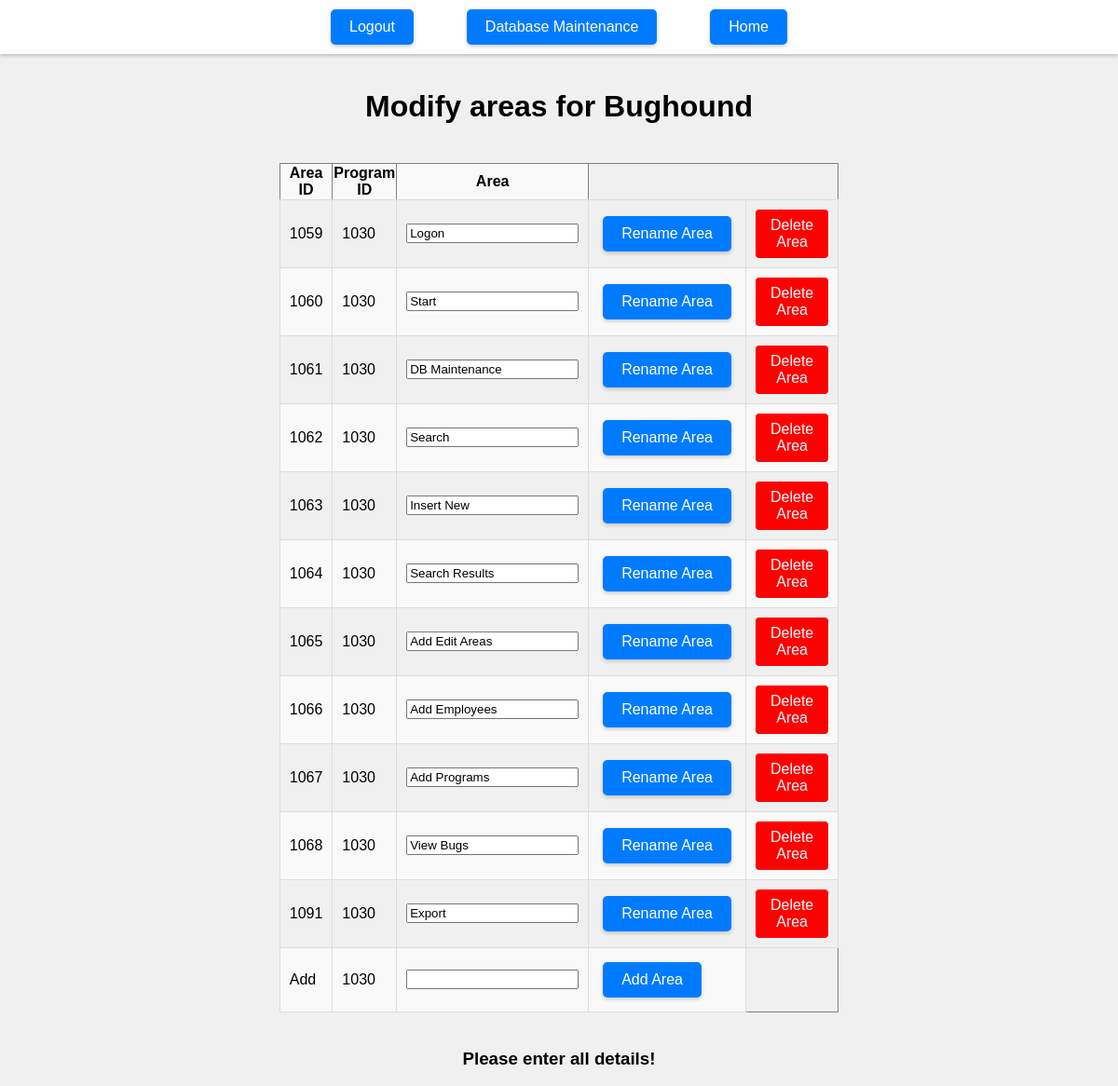
/add_update_area_program/1030/False (signed in), run on the app's committed database.
### tables this page shows
CREATE TABLE `programs` ( `prog_id` integer PRIMARY KEY AUTOINCREMENT, `program` varchar(32) NOT NULL, `program_release` varchar(32) NOT NULL, `program_version` varchar(32) NOT NULL);

CREATE TABLE `areas` ( `area_id` integer NOT NULL PRIMARY KEY AUTOINCREMENT, `prog_id` int(11) NOT NULL, `area` varchar(32) NOT NULL, FOREIGN KEY (`prog_id`) REFERENCES `programs` (`prog_id`) );

### app.py (the view)
@app.route("/add_update_area_program/<prog_id>/", defaults={'condition1': 'false'})
@app.route("/add_update_area_program/<prog_id>/<condition1>", methods=["GET"])
def add_update_area_program(prog_id,condition1=False):
    if "loggedin" not in session:
        return render_template("login.html")
    if request.method == "GET":
        db = get_db()
        cur = db.execute(f"select * from areas where prog_id='{prog_id}'")
        data = cur.fetchall()
        cur1 = db.execute(f"select program from programs where prog_id='{prog_id}'")
        name = cur1.fetchall()
        program_name = None
        if name:
            program_name = name[0][0]
        return render_template("update_area_id.html",data=data,prog_id=prog_id,name=program_name,condition1=condition1)

### app.py (called while the page is built)
def connect_db():
    sql = sqlite3.connect("/Users/ishanunnarkar/Desktop/Projects/Bug_Hound-Project-main/server/db/bughound.db")
    sql.row_factory = sqlite3.Row
    return sql

def get_db():
    if not hasattr(g,"sqlite3"):
        g.sqlite_db = connect_db()
    return g.sqlite_db

### templates/update_area_id.html (shortened to what this page needs)
<!DOCTYPE html>
<html lang="en">
<head>
    <link rel="stylesheet" href="{{ url_for('static', filename='css/database_maintenance.css') }}">
</head>
<body>
    <div class="header">
        <div class="navigation">
            <a href="{{url_for('logout')}}" class="btn header-btn">Logout</a>
            <a href="{{url_for('database_maintenance')}}" class="btn header-btn">Database Maintenance</a>
            <a href="{{url_for('index_page')}}" class="btn header-btn">Home</a>
        </div>
    </div>
    <table style="width:25%", border="1">
    <h1>Modify areas for {{name}} </h1>
    <tr>
        <th>Area ID</th>
        <th>Program ID</th>
        <th>Area</th>
    </tr>
    {% for area in data %}
            <tr>
                <td>{{ area[0] }}</td>
                <td>{{ area[1] }} </td>
                <form action="{{url_for('update_area_program',area_id=area[0],prog_id=prog_id)}}" method="POST">
                    <td><input id="area_edit" name="area_edit" value="{{area[2]}}"></td>
                    <td><input type="submit" class="btn" value="Rename Area"></td>
                </form>
                <td>
                    <a href="{{url_for('delete_area', area_id=area[0], prog_id=prog_id)}}" style="display: inline-block; padding: 8px 16px; background-color: red; color: white; text-align: center; text-decoration: none; font-size: 16px; border: none; border-radius: 4px; cursor: pointer; width: auto;">Delete Area</a>
                </td>
            </tr>
    {% endfor %}
    <tr>
        <td>Add</td>
        <td>{{prog_id}}</td>
        <form action="{{url_for('add_area_program',prog_id=prog_id)}}" method="POST">
        <td><input id="area_edit" name="area_edit"></td>
        <td><input type="submit" class="btn" value="Add Area"></td>
    </form>
    </tr>
    </table>
    {% if condition1 %}
    <h3>Please enter all details!</h3>
    {% endif %}
</body>
</html>

### static/css/database_maintenance.css (style rules this page uses)
body { background-color: #f0f0f0; font-family: Arial, sans-serif; margin: 0; padding-top: 75px; display: flex; flex-direction: column; align-items: center; }
.header { width: 100%; display: flex; flex-direction: row; align-items: center; padding: 10px 0; background: #fff; box-shadow: 0 2px 4px rgba(0,0,0,0.2); position: fixed; top: 0; z-index: 1000; }
table { width: 100%; max-width: 600px; border-collapse: collapse; margin: 20px 0; }
td { padding: 10px; border: 1px solid #ddd; }
form { background-color: white; padding: 20px; border-radius: 8px; box-shadow: 0px 0px 15px rgba(0,0,0,0.1); margin-top: 20px; }
table tbody tr:nth-child(odd) { background-color: #f9f9f9; }
.btn, input[type="submit"], input[type="reset"], button[type="button"] { box-shadow: 0px 2px 4px rgba(0,0,0,0.2); transition: background-color 0.3s ease, box-shadow 0.3s ease; }
.navigation { display: flex; justify-content: space-between; padding: 0 20px; width: 100%; max-width: 500px; margin: auto; }
.btn, input[type="submit"], input[type="reset"], button[type="button"], .button-row .btn { padding: 10px 20px; background-color: #007bff; color: white; border: none; border-radius: 5px; cursor: pointer; text-decoration: none; margin: 5px; font-size: inherit; }
.header-btn { padding: 10px 20px; background-color: #007bff; color: white; border: none; border-radius: 5px; cursor: pointer; margin: 0 5px; }

### data on the page
programs: program "Bughound"
areas: area_id "1059", prog "1030", area_edit "Logon"
areas: area_id "1060", prog "1030", area_edit "Start"
areas: area_id "1061", prog "1030", area_edit "DB Maintenance"
areas: area_id "1062", prog "1030", area_edit "Search"
areas: area_id "1063", prog "1030", area_edit "Insert New"
areas: area_id "1064", prog "1030", area_edit "Search Results"
areas: area_id "1065", prog "1030", area_edit "Add Edit Areas"
areas: area_id "1066", prog "1030", area_edit "Add Employees"
areas: area_id "1067", prog "1030", area_edit "Add Programs"
areas: area_id "1068", prog "1030", area_edit "View Bugs"
areas: area_id "1091", prog "1030", area_edit "Export"

### other printed values
{{ prog_id }} "1030"
